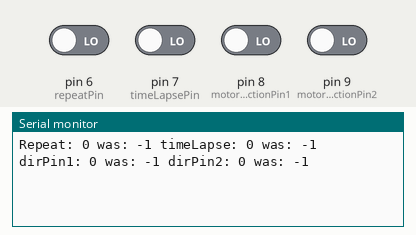
The sketch below on a simulated Arduino Uno, built with avr-gcc and run on an emulated ATmega328P. Parts: the last lines printed to the serial monitor. The inputs (shaded band) are chosen by the test bench; at power-on: pin 6 (repeatPin), pin 7 (timeLapsePin), pin 8 (motorDirectionPin1), pin 9 (motorDirectionPin2) LOW.

Above: at 1.2 s.
1.3 s: pin 6 (repeatPin) driven HIGH
At 1.7 s:
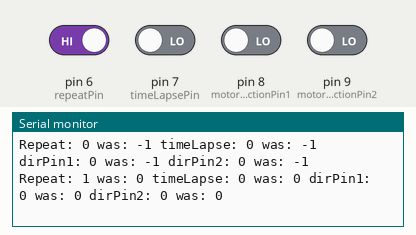
2.8 s: pin 7 (timeLapsePin) driven HIGH
At 4.0 s:
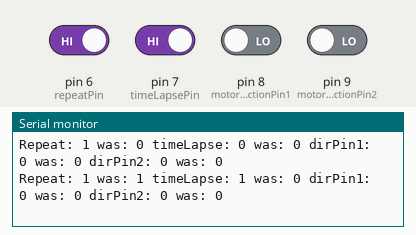
4.3 s: pin 8 (motorDirectionPin1) driven HIGH
At 5.2 s:
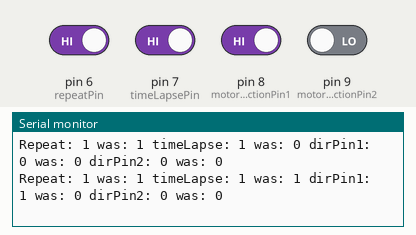
5.8 s: pin 9 (motorDirectionPin2) driven HIGH
At 6.4 s:
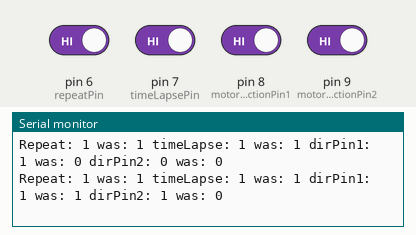
7.3 s: pin 6 (repeatPin) driven LOW
At 8.5 s:
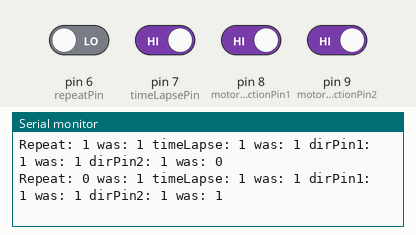
8.8 s: pin 7 (timeLapsePin) driven LOW
At 9.8 s:
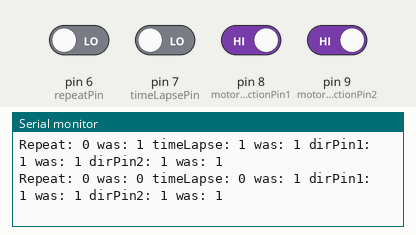
Timing chart, 0 to 11.3 s (numbered marks = the images above; inputs shaded):
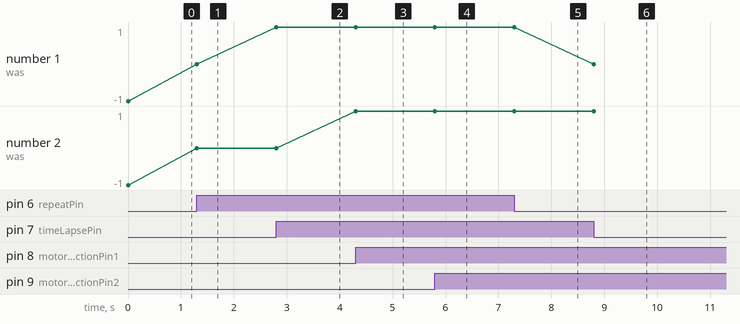

The sketch:

test_motorDirectionButtons.ino
```cpp
static int repeatPin = 6;     // (button) Pin to detect if movement should be repeated
static int timeLapsePin = 7;  // if ON, do time lapse, very slow movement
static int motorDirectionPin1 = 8;  // Input on which direction to go
static int motorDirectionPin2 = 9;  // Input on which direction to go

int dirPin1;
int dirPin2;
int repeatReading;
int timeLapseReading;
int previousPin1 = -1; // 1 = left, 2 - right
int previousPin2 = -1; // 1 = left, 2 - right
int previousRepeat = -1;
int previousTimeLapse = -1;

void setup() {
  Serial.begin(9600);
  pinMode(motorDirectionPin1, INPUT);
  pinMode(motorDirectionPin2, INPUT);
  pinMode(repeatPin, INPUT);
  pinMode(timeLapsePin, INPUT);
}

void loop() {
  dirPin1 = digitalRead(motorDirectionPin1);
  dirPin2 = digitalRead(motorDirectionPin2);
  repeatReading = digitalRead(repeatPin);
  timeLapseReading = digitalRead(timeLapsePin);
  if (previousPin1 != dirPin1 || previousPin2 != dirPin2 || repeatReading != previousRepeat || timeLapseReading != previousTimeLapse) {
    Serial.print("Repeat: ");
    Serial.print(repeatReading);
    Serial.print(" was: ");
    Serial.print(previousRepeat);

    Serial.print(" timeLapse: ");
    Serial.print(timeLapseReading);
    Serial.print(" was: ");
    Serial.print(previousTimeLapse);

    Serial.print(" dirPin1: ");
    Serial.print(dirPin1);
    Serial.print(" was: ");
    Serial.print(previousPin1);

    Serial.print(" dirPin2: ");
    Serial.print(dirPin2);
    Serial.print(" was: ");
    Serial.println(previousPin2);
    previousPin1 = dirPin1;
    previousPin2 = dirPin2;
    previousRepeat = repeatReading;
    previousTimeLapse = timeLapseReading;
  }
}
```

Measured:
- after the input at 1.3 s, the serial monitor: prints a new line at once (image 1)
- after the input at 2.8 s, the serial monitor: prints a new line at once (image 2)
- after the input at 4.3 s, the serial monitor: prints a new line at once (image 3)
- after the input at 5.8 s, the serial monitor: prints a new line at once (image 4)
- after the input at 7.3 s, the serial monitor: prints a new line at once (image 5)
- after the input at 8.8 s, the serial monitor: prints a new line at once (image 6)
